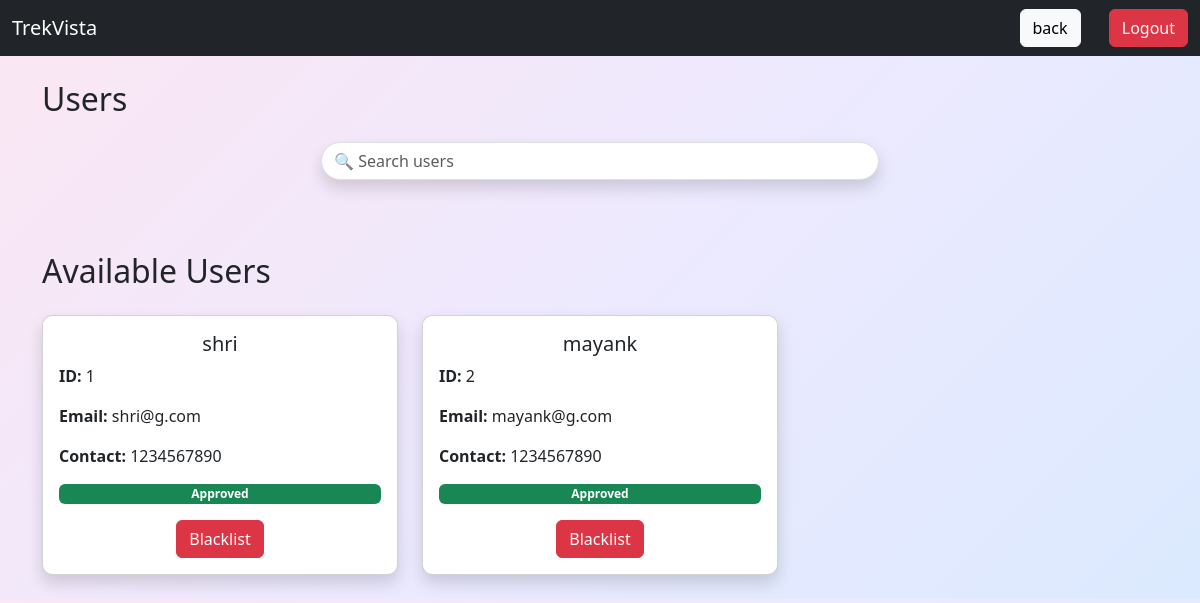
Screenshot of /admin/users with the database file from the repository.
### application/model.py (models this page shows)
class User(db.Model):
    user_id=db.Column(db.Integer,primary_key=True)
    user_name = db.Column(db.String(100),nullable = False)
    email=db.Column(db.String(100),unique=True, nullable=False)
    password=db.Column(db.String(200),nullable=False)
    mobile = db.Column(db.String(15), nullable=False)
    is_blacklisted = db.Column(db.Boolean, default=False)
    created_at= db.Column(db.DateTime, default=datetime.utcnow)
    status=db.Column(db.String,default="Approved" )
    bookings = db.relationship("Booking", backref="user")

### application/routes.py (the view)
@app.route("/admin/users")
def admin_users():
    search = request.args.get("search", "")
    if search:
        users = User.query.filter(
            or_(
                User.user_name.ilike(f"%{search}%"),
                User.user_id == search if search.isdigit() else False
            )
        ).all()
    else:
        users = User.query.all()
    return render_template(
        "admin/user.html",
        users=users,
        search=search)

### templates/Admin/user.html (shortened to what this page needs)
<!DOCTYPE html>
<html lang="en">
<head>
    <link href="https://cdn.jsdelivr.net/npm/bootstrap@5.3.8/dist/css/bootstrap.min.css" rel="stylesheet">
</head>
<body>
<nav class="navbar navbar-expand-lg">
    <div class="container-fluid">
        <a class="navbar-brand">TrekVista </a>
       <div ms-auto>
        <a href="/admin_dashboard" class="btn btn-light me-2">back</a>
        <a href="/" class="btn btn-danger ms-3">Logout</a>
            </div>
    </div>
</nav>
<div class="container mt-4">
    <h2 class="mb-4">Users</h2>
<form class="d-flex justify-content-center mt-4" method="GET">
    <input
        class="form-control w-50 rounded-pill shadow"
        type="search"
        name="search"
        value="{{ search }}"
        placeholder="🔍 Search users"
    >
</form>
<br>
<br>
<br>
{% if search %}
<h2 class="mb-4">Search Results for "{{ search }}"</h2>
{% else %}
<h2 class="mb-4">Available Users</h2>
{% endif %}
    <div class="row">
        {% for u in users %}
        <div class="col-md-4 mb-4">
            <div class="card shadow p-3">
                <h5 class="text-center">{{ u.user_name }}</h5>
                <p><strong>ID:</strong> {{ u.user_id }}</p>
                <p><strong>Email:</strong> {{ u.email }}</p>
                <p><strong>Contact:</strong> {{ u.mobile}}</p>
                {% if u.is_blacklisted %}
                    <span class="badge bg-danger">Blacklisted</span>
                {% else %}
                    <span class="badge bg-success">Approved</span>
                {% endif %}
                 {% if u.is_blacklisted  %}
                 <div class="mt-3 d-flex justify-content-center">
                    <a href="/admin/users/approve/{{ u.user_id }}" class="btn btn-secondary btn-success">
                        Approve
                    </a>
                </div>
                {% else %}
                <div class="mt-3 d-flex justify-content-center">
                    <a href="/admin/users/blacklist/{{ u.user_id }}" class="btn btn-secondary btn-danger">
                        Blacklist
                    </a>
                </div>
                {% endif %}
            </div>
        </div>
        {% endfor %}
    </div>
</div>
</body>
</html>

### templates/Admin/user.html (style rules this page uses)
body { background: linear-gradient( 135deg, #fce7f3, #ede9fe, #dbeafe) }
.navbar { background-color: #212529; }
.navbar-brand, .nav-link { color: white !important; }
.card { border-radius: 10px; }

### rows the page displays
User: user_name "shri", user_id "1", email "shri@g.com", mobile "1234567890", is_blacklisted "Approved"
User: user_name "mayank", user_id "2", email "mayank@g.com", mobile "1234567890", is_blacklisted "Approved"
